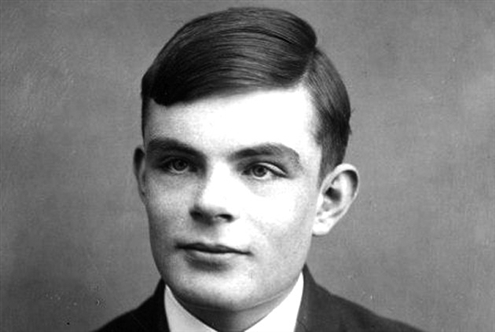
#> input picture uling.png, 495 x 332 px, found by its file name
$ jupyter execute '预测编码实验.ipynb'   (older library calls are emulated)
#> lines starting #> are read from the running program, lines starting #| are printed output that depends on the picture; long printed decimals are rounded
[cell 1]
import numpy as np
from skimage import io,measure

# 读取图像
img = io.imread('D:/Game/upian/uling.png', as_gray=True)
#> img is the input picture: shape (332, 495) float64; min 0, max 1, mean 0.501

# 定义DPCM编码和解码函数
def DPCM_encode(img, bit):
    # 定义差分编码器
    tmp = np.zeros(img.shape)
    tmp[:, 0] = img[:, 0]
    for i in range(img.shape[0]):
        for j in range(1, img.shape[1]):
            tmp[i, j] = img[i, j] - img[i, j - 1]

    # 定义量化器
    quants = np.round(2 ** bit - 1)
    step = 256 / quants

    # 定义码字
    code = np.zeros(img.shape)

    # 进行DPCM编码
    for i in range(img.shape[0]):
        for j in range(img.shape[1]):
            code[i, j] = np.round((tmp[i, j]+128) / step)

    return code, step

def DPCM_decode(code, step):
    # 进行DPCM解码
    tmp = np.zeros(code.shape)
    for i in range(code.shape[0]):
        for j in range(1, code.shape[1]):
            tmp[i, j] = (code[i, j]*step - 128) + tmp[i, j - 1]
    img_recon = tmp

    return img_recon

# 依次执行不同量化器的编码和解码，并计算重建图像的PSNR和SSIM值
bits = [1, 2, 4, 8]
psnrs = []
ssims = []

for bit in bits:
    # DPCM编码
    code, step = DPCM_encode(img, bit)

    # DPCM解码
    img_recon = DPCM_decode(code, step)

    # 计算PSNR和SSIM值
    psnr = measure.compare_psnr(img, img_recon)
    ssim = measure.compare_ssim(img, img_recon)

    # 保存重建图像
    io.imsave('recon_{}bit.png'.format(bit), img_recon)

    psnrs.append(psnr)
    ssims.append(ssim)
#> this loop made 4 passes
#> (step, psnr, ssim) on passes 1 to 4: (256, -74.78, -1.29e-08), (85.33, -69.57, 7.61e-08), (17.07, -55.59, 1.99e-06), (1, -30.87, 0.000521)
#> pass 1, `code, step = DPCM_encode(img, bit)`:
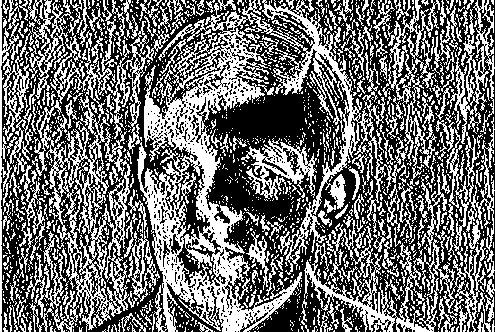
#> code: shape (332, 495) float64; values 0 (black) and 1 (white), 43.1% white in thin lines or dots
#> pass 1, `img_recon = DPCM_decode(code, step)`:
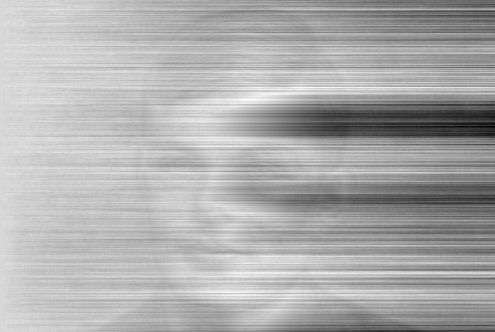
#> img_recon: shape (332, 495) float64; min -20864, max 3840, mean -4033; drawn with min black and max white
#> pass 2, `code, step = DPCM_encode(img, bit)`:
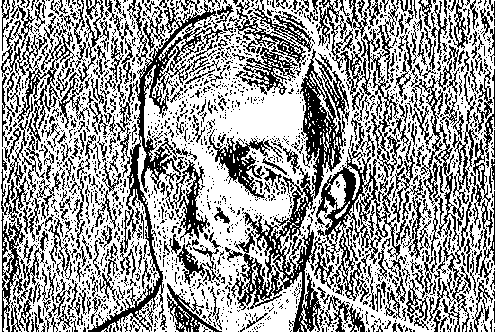
#> code: shape (332, 495) float64; values 1 (black) and 2 (white), 61.3% white; black in thin lines or dots
#> pass 2, `img_recon = DPCM_decode(code, step)`:
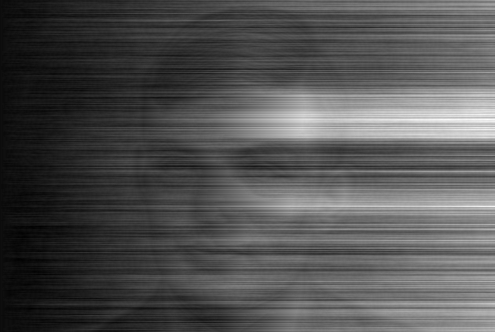
#> img_recon: shape (332, 495) float64; min -469.3, max 8746.7, mean 2475.8; drawn with min black and max white
#> after the loop: code: shape (332, 495) float64; values 127 (black) and 128 (white), 61.3% white; black in thin lines or dots
#> after the loop, psnrs = [-74.78, -69.57, -55.59, -30.87]; ssims = [-1.29e-08, 7.61e-08, 1.99e-06, 0.000521]

# 打印不同量化器的PSNR和SSIM值
print('PSNRs:', psnrs)
#| PSNRs: [-74.779, -69.572, -55.587, -30.870]
print('SSIMs:', ssims)
#| SSIMs: [-1.2860556331142256e-08, 7.606702569845175e-08, 1.9946247286103167e-06, 0.0005209]
